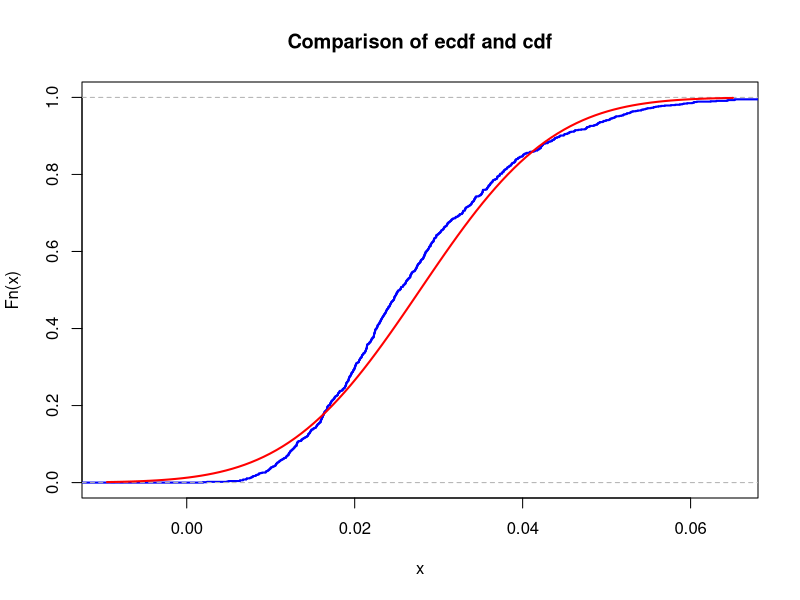
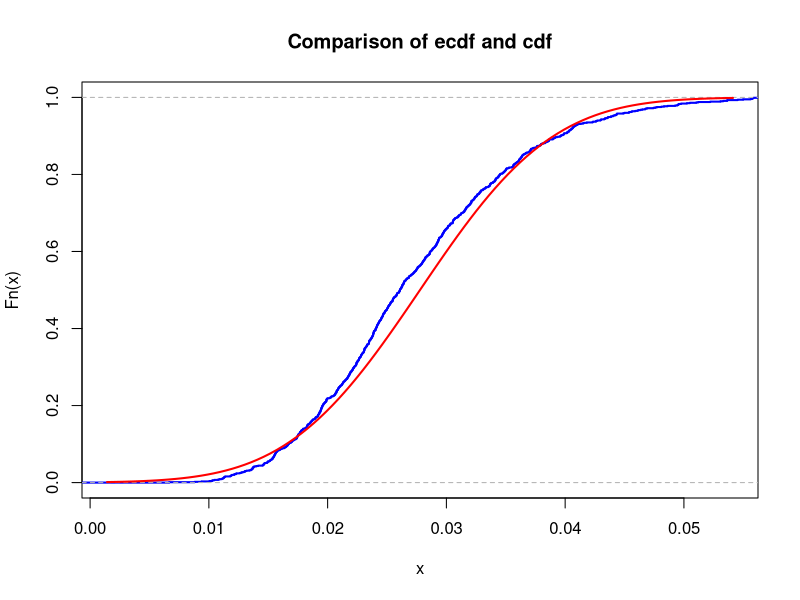
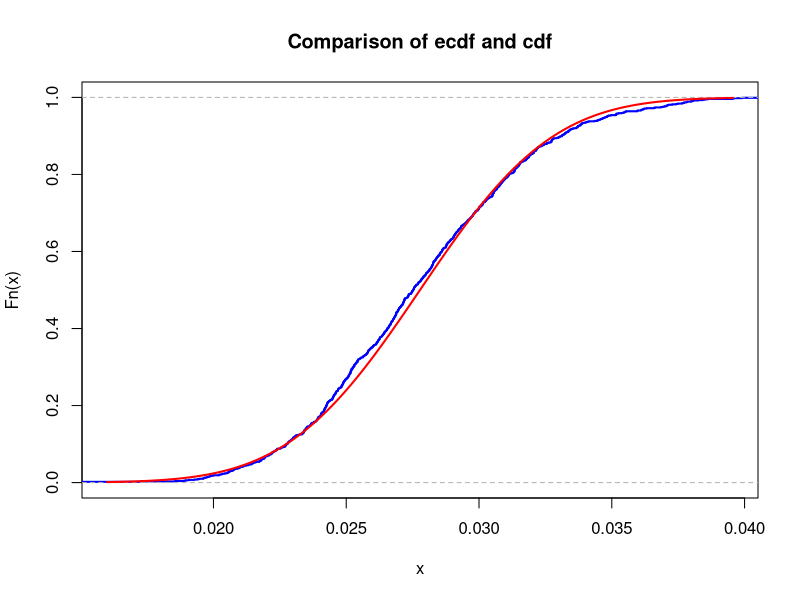

These figures' R source, in order:
id <- 26
set.seed(id)

test <- function(n) {
  lambda <- id + 10
  K <- 1e3
  sample_means <- colMeans(matrix(rexp(n * K, rate = lambda), nrow = n))

  mu <- 1 / lambda
  sigma <- 1 / (lambda * sqrt(n))

  xlims <- c(mu - 3 * sigma, mu + 3 * sigma)
  Fs <- ecdf(sample_means)
  plot(Fs,
       xlim = xlims,
       col = "blue",
       lwd = 2,
       main = "Comparison of ecdf and cdf")
  curve(pnorm(x, mean = mu, sd = sigma), col = "red", lwd = 2, add = TRUE)


  x <- seq(min(sample_means), max(sample_means), by = .0001)
  return(max(abs(ecdf(sample_means)(x) - pnorm(x, mean = mu, sd = sigma))))
}

test(5)
test(10)
test(50)
